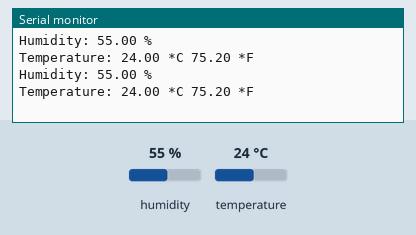
Bench run of a sketch on a simulated Arduino Uno, built with avr-gcc and run on an emulated ATmega328P. Parts: the last lines printed to the serial monitor. Inputs (shaded band) come from the test bench; at power-on: humidity 55 %, temperature 24 °C.

Above: at 2.8 s.
2.9 s: humidity set to 22 %
At 4.9 s:
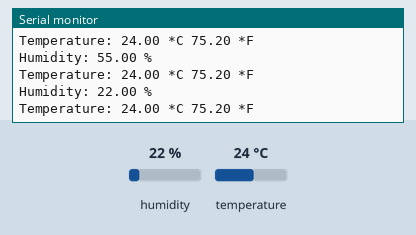
5.6 s: temperature set to 12 °C
At 7.3 s:
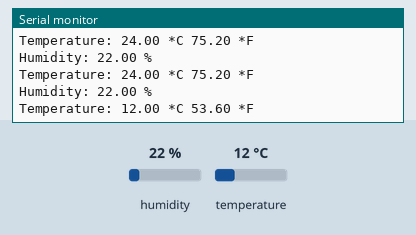
8.3 s: humidity set to 40 %
At 8.3 s:
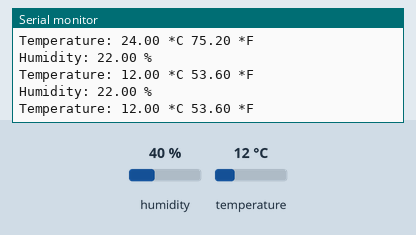
Timing chart, 0 to 11.3 s (numbered marks = the images above; inputs shaded):
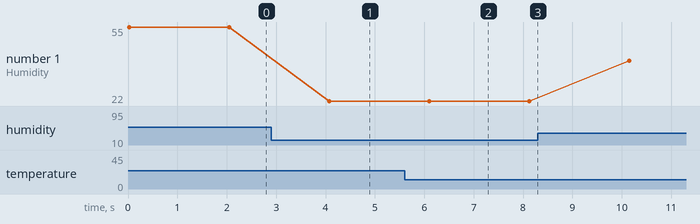

Measured:
- after the input at 2.9 s, the serial monitor: prints a new line after 1.2 s (image 1)
- after the input at 5.6 s, the serial monitor: prints a new line after 0.52 s (image 2)
- plotted number 1: 55 → 22 after the input at 2.9 s, 22 → 40 after the input at 8.3 s

The sketch:

DHT11.ino
```cpp
#include "DHT.h"                //ดึงข้อมูลจาก library
#define DHTPIN 7                //เสียบDHT11 ที่pin 7
#define DHTTYPE DHT11             //กำหนดรุ่งของDHTเป็นDHT11

DHT dht(DHTPIN, DHTTYPE);

void setup() {
   Serial.begin(9600);
   dht.begin();                //เริ่มการทำงาน
}
void loop() {
   float h = dht.readHumidity();            //อ่านค่าความชื้นแล้วนำมาเก็บที่ตัวแปร h
   float t = dht.readTemperature();         //อ่านค่าอุณหภูมิแล้วนำมาเก็บที่ตัวแปร t
   float f = dht.readTemperature(true);         //อ่านค่าอุณหภูมิแล้วนำมาเก็บที่ตัวแปร f ว่าเป็นจริงหรือไม่

   if (isnan(h) || isnan(t) || isnan(f)) {                  //เช็ค ตัวแปรทั้งหมดว่าสามารถอ่านค่าได้หรือไม่
     Serial.println("Failed to read from DHT sensor!");         //พิมพ์บอก
      return;                                                   //ย้อนกลับไปเช็คว่าค่าตัวแปรอ่านได้ไหม
   }

   Serial.print("Humidity: ");
   Serial.print(h);
   Serial.println(" %\t");
   Serial.print("Temperature: ");
   Serial.print(t);
   Serial.print(" *C ");
   Serial.print(f);
   Serial.println(" *F\n");
   delay(2000);

}
```
